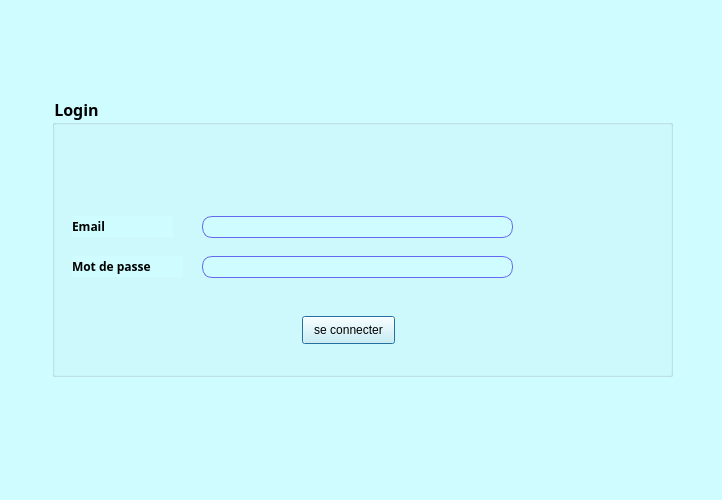
<?xml version="1.0" encoding="UTF-8"?>
<ui version="4.0">
 <class>login</class>
 <widget class="QDialog" name="login">
  <property name="geometry">
   <rect>
    <x>0</x>
    <y>0</y>
    <width>722</width>
    <height>500</height>
   </rect>
  </property>
  <property name="windowTitle">
   <string>Dialog</string>
  </property>
  <widget class="QTabWidget" name="tabWidget">
   <property name="geometry">
    <rect>
     <x>-30</x>
     <y>-50</y>
     <width>1501</width>
     <height>661</height>
    </rect>
   </property>
   <property name="styleSheet">
    <string notr="true">background-color:#CFFCFF;</string>
   </property>
   <property name="currentIndex">
    <number>0</number>
   </property>
   <widget class="QWidget" name="tab_9">
    <attribute name="title">
     <string>AJOUTER ET MODIFIER</string>
    </attribute>
    <widget class="QGroupBox" name="ajouter_p_3">
     <property name="geometry">
      <rect>
       <x>80</x>
       <y>120</y>
       <width>621</width>
       <height>281</height>
      </rect>
     </property>
     <property name="font">
      <font>
       <family>Montserrat ExtraBold</family>
       <pointsize>12</pointsize>
       <weight>75</weight>
       <italic>false</italic>
       <bold>true</bold>
      </font>
     </property>
     <property name="styleSheet">
      <string notr="true">#ajouter_p{
background-color:transparent;
border-radius:10px;
border: 1px solid #6568F3;
color:#6568F3;
}</string>
     </property>
     <property name="title">
      <string>Login</string>
     </property>
     <widget class="QTableView" name="tab_produits_2">
      <property name="geometry">
       <rect>
        <x>10</x>
        <y>20</y>
        <width>481</width>
        <height>241</height>
       </rect>
      </property>
      <property name="styleSheet">
       <string notr="true">background:transparent;
border:none;</string>
      </property>
     </widget>
     <widget class="QLineEdit" name="email_2">
      <property name="geometry">
       <rect>
        <x>150</x>
        <y>120</y>
        <width>311</width>
        <height>22</height>
       </rect>
      </property>
      <property name="styleSheet">
       <string notr="true">border-radius:10px;
border:1px solid #6568F3;</string>
      </property>
     </widget>
     <widget class="QLineEdit" name="mdp_2">
      <property name="geometry">
       <rect>
        <x>150</x>
        <y>160</y>
        <width>311</width>
        <height>22</height>
       </rect>
      </property>
      <property name="styleSheet">
       <string notr="true">border-radius:10px;
border:1px solid #6568F3;</string>
      </property>
     </widget>
     <widget class="QLabel" name="label_21">
      <property name="geometry">
       <rect>
        <x>20</x>
        <y>120</y>
        <width>101</width>
        <height>21</height>
       </rect>
      </property>
      <property name="font">
       <font>
        <family>Montserrat ExtraBold</family>
        <weight>75</weight>
        <bold>true</bold>
       </font>
      </property>
      <property name="text">
       <string>Email</string>
      </property>
     </widget>
     <widget class="QLabel" name="label_22">
      <property name="geometry">
       <rect>
        <x>20</x>
        <y>160</y>
        <width>111</width>
        <height>21</height>
       </rect>
      </property>
      <property name="font">
       <font>
        <family>Montserrat ExtraBold</family>
        <weight>75</weight>
        <bold>true</bold>
       </font>
      </property>
      <property name="text">
       <string>Mot de passe</string>
      </property>
     </widget>
     <widget class="QPushButton" name="log">
      <property name="geometry">
       <rect>
        <x>250</x>
        <y>220</y>
        <width>93</width>
        <height>28</height>
       </rect>
      </property>
      <property name="styleSheet">
       <string notr="true">#ajouter_2{
color:white;
background-color:#6568F3;
border-radius:10px;
}
#ajouter_2:hover{
color:white;
background-color:#FF7244;
border-radius:10px;
}</string>
      </property>
      <property name="text">
       <string>se connecter</string>
      </property>
     </widget>
    </widget>
   </widget>
  </widget>
 </widget>
 <resources/>
 <connections/>
</ui>
